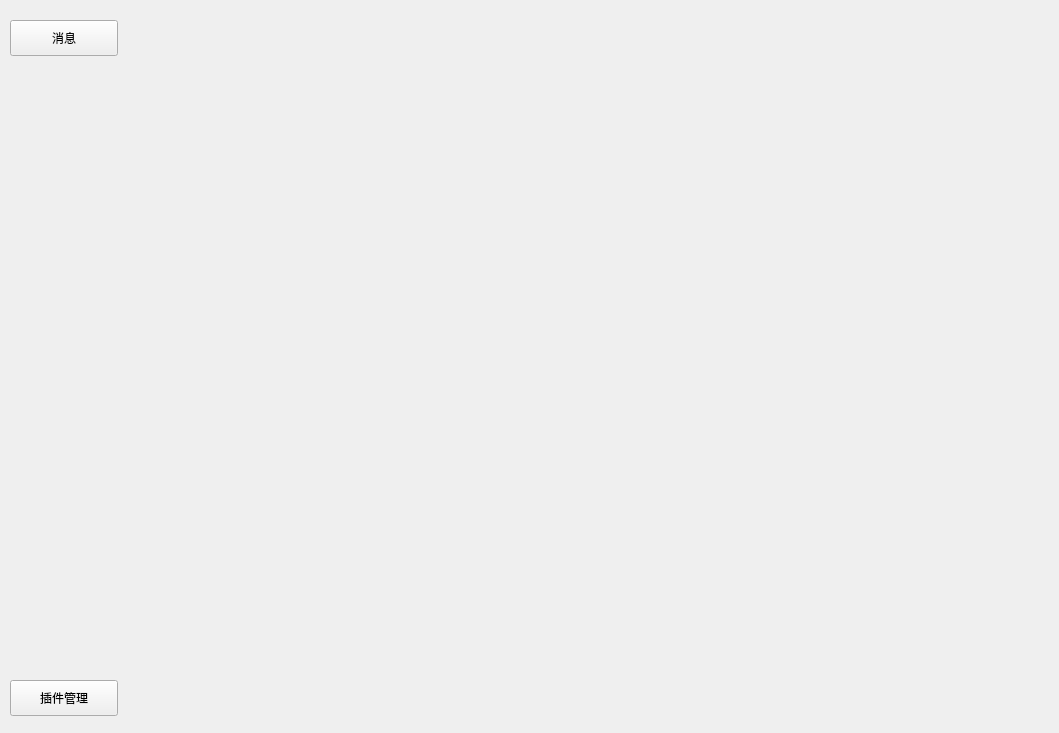
<?xml version="1.0" encoding="UTF-8"?>
<ui version="4.0">
 <class>Main</class>
 <widget class="QWidget" name="Main">
  <property name="geometry">
   <rect>
    <x>0</x>
    <y>0</y>
    <width>1059</width>
    <height>733</height>
   </rect>
  </property>
  <property name="windowTitle">
   <string>Form</string>
  </property>
  <widget class="QPushButton" name="pushButton">
   <property name="geometry">
    <rect>
     <x>10</x>
     <y>20</y>
     <width>108</width>
     <height>36</height>
    </rect>
   </property>
   <property name="text">
    <string>消息</string>
   </property>
  </widget>
  <widget class="QPushButton" name="pushButton_2">
   <property name="geometry">
    <rect>
     <x>10</x>
     <y>680</y>
     <width>108</width>
     <height>36</height>
    </rect>
   </property>
   <property name="text">
    <string>插件管理</string>
   </property>
  </widget>
  <widget class="QStackedWidget" name="stackedWidget">
   <property name="geometry">
    <rect>
     <x>160</x>
     <y>40</y>
     <width>881</width>
     <height>681</height>
    </rect>
   </property>
   <widget class="QWidget" name="page"/>
   <widget class="QWidget" name="page_2"/>
  </widget>
 </widget>
 <resources/>
 <connections/>
</ui>
